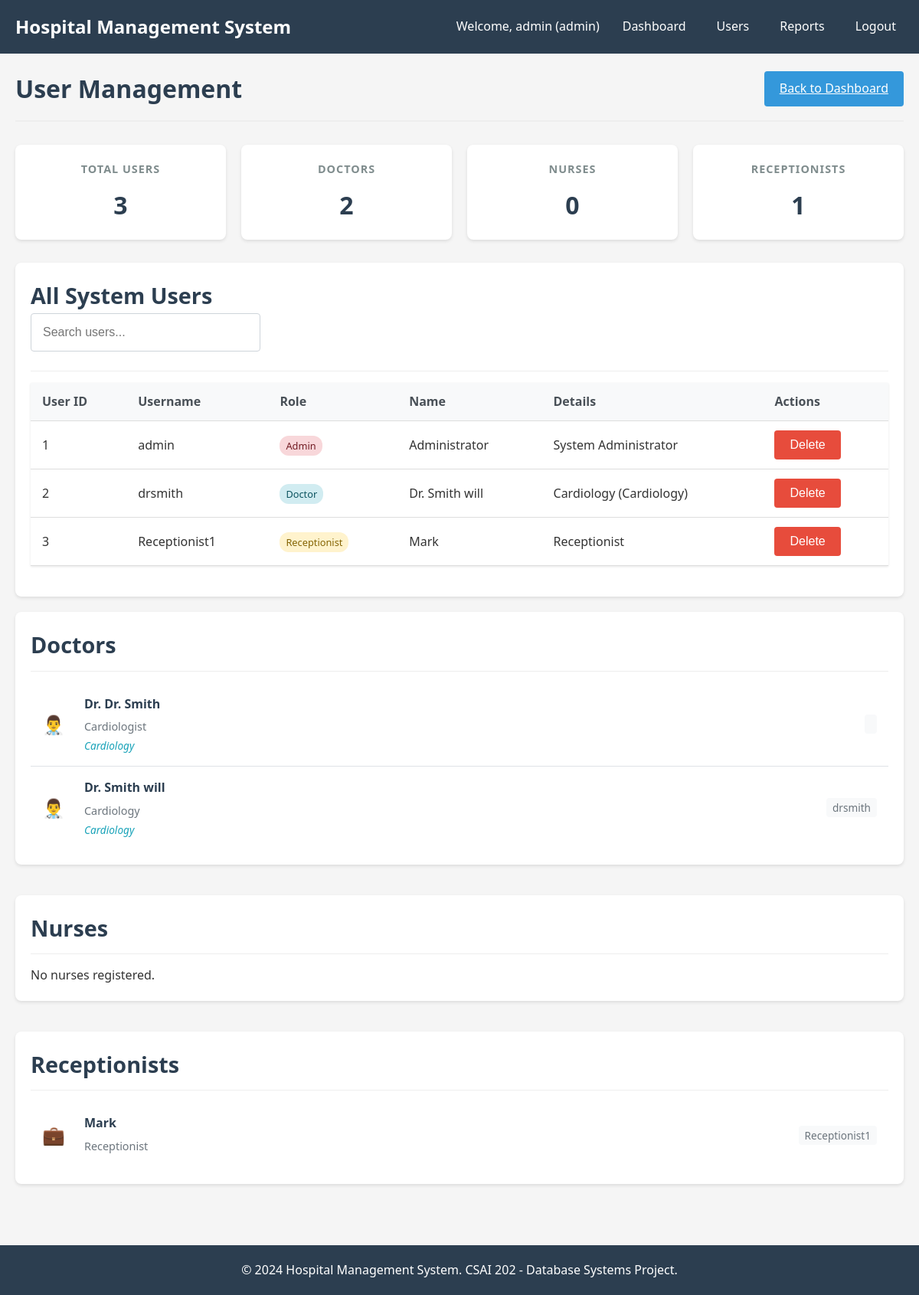
/admin/users (signed in), run on the app's committed database.
### models/user.py (models this page shows, shortened)
class User(db.Model, UserMixin):
    __tablename__ = 'user_account'
    user_id = db.Column(db.Integer, primary_key=True)
    username = db.Column(db.String(50), unique=True, nullable=False)
    password = db.Column(db.String(200), nullable=False)
    role = db.Column(db.String(20), nullable=False)
    doctor = db.relationship('Doctor', backref='user', uselist=False)
    nurse = db.relationship('Nurse', backref='user', uselist=False)
    receptionist = db.relationship('Receptionist', backref='user', uselist=False)
    @property
    def is_admin(self):
        return self.role == 'admin'

### models/doctor.py (models this page shows)
class Doctor(db.Model):
    __tablename__ = 'doctor'
    doc_id = db.Column(db.Integer, primary_key=True)
    name = db.Column(db.String(100), nullable=False)
    specialty = db.Column(db.String(100))
    dept_id = db.Column(db.Integer, db.ForeignKey('department.dept_id'))
    user_id = db.Column(db.Integer, db.ForeignKey('user_account.user_id'))
    department = db.relationship('Department', back_populates='doctors')
    appointments = db.relationship('Appointment', backref='doctor', lazy=True)
    prescriptions = db.relationship('Prescription', backref='doctor', lazy=True)
    lab_tests = db.relationship('LabTest', backref='doctor', lazy=True)
    record_updates = db.relationship('DoctorUpdatesRecord', backref='doctor', lazy=True)

### models/department.py (models this page shows)
class Department(db.Model):
    __tablename__ = 'department'
    dept_id = db.Column(db.Integer, primary_key=True)
    name = db.Column(db.String(100), nullable=False)
    doctors = db.relationship('Doctor', back_populates='department', lazy=True)
    rooms = db.relationship('RoomBed', back_populates='department', lazy=True)

### models/receptionist.py (models this page shows)
class Receptionist(db.Model):
    __tablename__ = 'receptionist'
    rec_id = db.Column(db.Integer, primary_key=True)
    name = db.Column(db.String(100), nullable=False)
    user_id = db.Column(db.Integer, db.ForeignKey('user_account.user_id'))
    appointments = db.relationship('Appointment', backref='receptionist', lazy=True)
    invoices = db.relationship('Invoice', backref='receptionist', lazy=True)

### controllers/admin_controller.py (the view)
@admin_bp.route('/users')
@login_required
@admin_required
def users():
    users = User.query.all()
    doctors = Doctor.query.all()
    nurses = Nurse.query.all()
    receptionists = Receptionist.query.all()
    return render_template('admin/users.html',
                         users=users,
                         doctors=doctors,
                         nurses=nurses,
                         receptionists=receptionists)

### templates/admin/users.html (shortened to what this page needs)
{% extends "base.html" %}
{% block content %}
<div class="page-header">
    <h1>User Management</h1>
    <a href="{{ url_for('admin.dashboard') }}" class="btn btn-primary">Back to Dashboard</a>
</div>
<div class="dashboard-stats">
    <div class="stat-card">
        <h3>Total Users</h3>
        <div class="number">{{ users|length }}</div>
    </div>
    <div class="stat-card">
        <h3>Doctors</h3>
        <div class="number">{{ doctors|length }}</div>
    </div>
    <div class="stat-card">
        <h3>Nurses</h3>
        <div class="number">{{ nurses|length }}</div>
    </div>
    <div class="stat-card">
        <h3>Receptionists</h3>
        <div class="number">{{ receptionists|length }}</div>
    </div>
</div>
<div class="card">
    <div class="card-header">
        <h2>All System Users</h2>
        <div class="search-box">
            <input type="text" id="userSearch" class="form-control" placeholder="Search users..." onkeyup="searchUsers()">
        </div>
    </div>
    <table class="table" id="usersTable">
        <thead>
            <tr>
                <th>User ID</th>
                <th>Username</th>
                <th>Role</th>
                <th>Name</th>
                <th>Details</th>
                <th>Actions</th>
            </tr>
        </thead>
        <tbody>
            {% for user in users %}
            <tr data-username="{{ user.username|lower }}" data-role="{{ user.role|lower }}" data-name="{{ user.name|lower if user.name else '' }}">
                <td>{{ user.user_id }}</td>
                <td>{{ user.username }}</td>
                <td>
                    <span class="role-badge role-{{ user.role }}">
                        {{ user.role|title }}
                    </span>
                </td>
                <td>
                    {% if user.role == 'doctor' and user.doctor %}
                        Dr. {{ user.doctor.name }}
                    {% elif user.role == 'nurse' and user.nurse %}
                        {{ user.nurse.name }}
                    {% elif user.role == 'receptionist' and user.receptionist %}
                        {{ user.receptionist.name }}
                    {% elif user.role == 'admin' %}
                        Administrator
                    {% else %}
                        N/A
                    {% endif %}
                </td>
                <td>
                    {% if user.role == 'doctor' and user.doctor %}
                        {{ user.doctor.specialty }}
                        {% if user.doctor.department %}
                            ({{ user.doctor.department.name }})
                        {% endif %}
                    {% elif user.role == 'nurse' and user.nurse %}
                        Nurse
                    {% elif user.role == 'receptionist' and user.receptionist %}
                        Receptionist
                    {% elif user.role == 'admin' %}
                        System Administrator
                    {% endif %}
                </td>
                <td>
                    {% if user.role != 'admin' or users|length > 1 %}
                    <form method="POST" action="{{ url_for('admin.delete_user', user_id=user.user_id) }}" style="display: inline;">
                        <button type="submit" class="btn btn-danger btn-sm" onclick="return confirm('Are you sure you want to delete this user?')">Delete</button>
                    </form>
                    {% endif %}
                </td>
            </tr>
            {% endfor %}
        </tbody>
    </table>
</div>
<div class="dashboard-sections">
    <div class="card">
        <div class="card-header">
            <h2>Doctors</h2>
        </div>
        {% if doctors %}
        <div class="users-list">
            {% for doctor in doctors %}
            <div class="user-card">
                <div class="user-avatar">👨‍⚕️</div>
                <div class="user-info">
                    <div class="user-name">Dr. {{ doctor.name }}</div>
                    <div class="user-details">{{ doctor.specialty }}</div>
                    <div class="user-department">{{ doctor.department.name if doctor.department else 'No Department' }}</div>
                </div>
                <div class="user-actions">
                    <span class="user-username">{{ doctor.user.username }}</span>
                </div>
            </div>
            {% endfor %}
        </div>
        {% else %}
        <p>No doctors registered.</p>
        {% endif %}
    </div>
    <div class="card">
        <div class="card-header">
            <h2>Nurses</h2>
        </div>
        {% if nurses %}
        <div class="users-list">
            {% for nurse in nurses %}
            <div class="user-card">
                <div class="user-avatar">👩‍⚕️</div>
                <div class="user-info">
                    <div class="user-name">{{ nurse.name }}</div>
                    <div class="user-details">Nurse</div>
                </div>
                <div class="user-actions">
                    <span class="user-username">{{ nurse.user.username }}</span>
                </div>
            </div>
            {% endfor %}
        </div>
        {% else %}
        <p>No nurses registered.</p>
        {% endif %}
    </div>
    <div class="card">
        <div class="card-header">
            <h2>Receptionists</h2>
        </div>
        {% if receptionists %}
        <div class="users-list">
            {% for receptionist in receptionists %}
            <div class="user-card">
                <div class="user-avatar">💼</div>
                <div class="user-info">
                    <div class="user-name">{{ receptionist.name }}</div>
                    <div class="user-details">Receptionist</div>
                </div>
                <div class="user-actions">
                    <span class="user-username">{{ receptionist.user.username }}</span>
                </div>
            </div>
            {% endfor %}
        </div>
        {% else %}
        <p>No receptionists registered.</p>
        {% endif %}
    </div>
</div>
{% endblock %}

### templates/base.html (shortened to what this page needs)
<!DOCTYPE html>
<html lang="en">
<head>
    <link rel="stylesheet" href="{{ url_for('static', filename='css/style.css') }}">
    <link rel="stylesheet" href="{{ url_for('static', filename='css/dashboard.css') }}">
    <link rel="stylesheet" href="{{ url_for('static', filename='css/forms.css') }}">
</head>
<body>
    <div class="header">
        <div class="navbar">
            <a href="{{ url_for('index') }}" class="logo">Hospital Management System</a>
            <ul class="nav-links">
                {% if current_user.is_authenticated %}
                    <li>Welcome, {{ current_user.username }} ({{ current_user.role }})</li>
                    <li><a href="{{ url_for('index') }}">Dashboard</a></li>
                    {% if current_user.is_admin %}
                        <li><a href="{{ url_for('admin.users') }}">Users</a></li>
                        <li><a href="{{ url_for('admin.reports') }}">Reports</a></li>
                    {% elif current_user.is_doctor %}
                        <li><a href="{{ url_for('doctor.appointments') }}">Appointments</a></li>
                        <li><a href="{{ url_for('doctor.patients') }}">Patients</a></li>
                    {% elif current_user.is_nurse %}
                        <li><a href="{{ url_for('nurse.patients') }}">Patients</a></li>
                        <li><a href="{{ url_for('nurse.beds') }}">Beds</a></li>
                    {% elif current_user.is_receptionist %}
                        <li><a href="{{ url_for('receptionist.appointments') }}">Appointments</a></li>
                        <li><a href="{{ url_for('receptionist.billing') }}">Billing</a></li>
                    {% endif %}
                    <li><a href="{{ url_for('auth.logout') }}">Logout</a></li>
                {% else %}
                    <li><a href="{{ url_for('auth.login') }}">Login</a></li>
                {% endif %}
            </ul>
        </div>
    </div>
    <div class="container">
        <div class="content">
            {% block content %}{% endblock %}
        </div>
    </div>
    <footer class="footer">
        <p>&copy; 2024 Hospital Management System. CSAI 202 - Database Systems Project.</p>
    </footer>
</body>
</html>

### static/css/style.css (style rules this page uses)
* { margin: 0; padding: 0; box-sizing: border-box; }
body { font-family: 'Segoe UI', Tahoma, Geneva, Verdana, sans-serif; background-color: #f5f5f5; color: #333; line-height: 1.6; }
.container { width: 100%; max-width: 1200px; margin: 0 auto; padding: 20px; min-height: calc(100vh - 140px); }
.header { background-color: #2c3e50; color: white; padding: 1rem 0; }
.navbar { display: flex; justify-content: space-between; align-items: center; padding: 0 20px; }
.logo { font-size: 1.5rem; font-weight: bold; color: white; text-decoration: none; }
.nav-links { display: flex; list-style: none; gap: 20px; align-items: center; }
.nav-links li { color: white; }
.nav-links a { color: white; text-decoration: none; padding: 5px 10px; border-radius: 4px; transition: background-color 0.3s; }
.form-control { width: 100%; padding: 10px; border: 1px solid #ddd; border-radius: 4px; font-size: 16px; }
.btn { padding: 10px 20px; border: none; border-radius: 4px; font-size: 16px; cursor: pointer; transition: background-color 0.3s; }
.btn-primary { background-color: #3498db; color: white; }
.btn-danger { background-color: #e74c3c; color: white; }
.table { width: 100%; border-collapse: collapse; margin-bottom: 20px; background: white; box-shadow: 0 1px 3px rgba(0,0,0,0.1); }
.table th, .table td { padding: 12px 15px; text-align: left; border-bottom: 1px solid #ddd; }
.table th { background-color: #f8f9fa; font-weight: 600; color: #495057; }
.card { background: white; border-radius: 8px; padding: 20px; margin-bottom: 20px; box-shadow: 0 2px 4px rgba(0,0,0,0.1); }
.card-header { border-bottom: 1px solid #eee; padding-bottom: 10px; margin-bottom: 15px; font-size: 1.2rem; font-weight: 600; color: #2c3e50; }
.footer { background-color: #2c3e50; color: white; text-align: center; padding: 20px; margin-top: 40px; }
.dashboard-stats { display: grid; grid-template-columns: repeat(auto-fit, minmax(250px, 1fr)); gap: 20px; margin-bottom: 30px; }
.stat-card { background: white; padding: 20px; border-radius: 8px; box-shadow: 0 2px 4px rgba(0,0,0,0.1); text-align: center; }
.stat-card h3 { color: #7f8c8d; margin-bottom: 10px; font-size: 0.9rem; text-transform: uppercase; letter-spacing: 1px; }
.stat-card .number { font-size: 2rem; font-weight: bold; color: #2c3e50; }

### static/css/dashboard.css (style rules this page uses)
.dashboard-sections { display: grid; grid-template-columns: 1fr; gap: 20px; margin-top: 20px; }
.page-header { display: flex; justify-content: space-between; align-items: center; margin-bottom: 30px; padding-bottom: 15px; border-bottom: 2px solid #eee; }
.page-header h1 { color: #2c3e50; margin: 0; }

### static/css/forms.css (style rules this page uses)
.form-control { width: 100%; padding: 12px 15px; font-size: 16px; line-height: 1.5; color: #495057; background-color: #fff; border: 1px solid #ced4da; border-radius: 4px; transition: border-color 0.15s ease-in-out, box-shadow 0.15s ease-in-out; }

### templates/admin/users.html (style rules this page uses)
.role-badge { padding: 4px 8px; border-radius: 12px; font-size: 0.8rem; font-weight: 500; }
.role-doctor { background-color: #d1ecf1; color: #0c5460; }
.role-receptionist { background-color: #fff3cd; color: #856404; }
.role-admin { background-color: #f8d7da; color: #721c24; }
.users-list { max-height: 300px; overflow-y: auto; }
.user-card { display: flex; align-items: center; padding: 15px; border-bottom: 1px solid #dee2e6; }
.user-card:last-child { border-bottom: none; }
.user-avatar { font-size: 1.5rem; margin-right: 15px; width: 40px; }
.user-info { flex: 1; }
.user-name { font-weight: 600; color: #2c3e50; margin-bottom: 5px; }
.user-details { color: #6c757d; font-size: 0.9rem; margin-bottom: 3px; }
.user-department { font-size: 0.85rem; color: #17a2b8; font-style: italic; }
.user-username { font-size: 0.85rem; color: #6c757d; background-color: #f8f9fa; padding: 3px 8px; border-radius: 4px; }
.search-box { margin-bottom: 15px; max-width: 300px; }

### data on the page
User: username "admin", role "admin", user_id "1", role "Admin", shows "Administrator", shows "System Administrator"
User: user_id "2", username "drsmith", role "Doctor", doctor.name "Smith will", doctor.specialty "Cardiology", doctor.department.name "Cardiology"
User: user_id "3", username "Receptionist1", role "Receptionist", receptionist.name "Mark"
Doctor: name "Dr. Smith", specialty "Cardiologist", department "Cardiology"
Doctor: name "Smith will", specialty "Cardiology", department "Cardiology", user.username "drsmith"
Receptionist: name "Mark", user.username "Receptionist1"

### other printed values
{{ users|length }} "3"
{{ doctors|length }} "2"
{{ nurses|length }} "0"
{{ receptionists|length }} "1"
